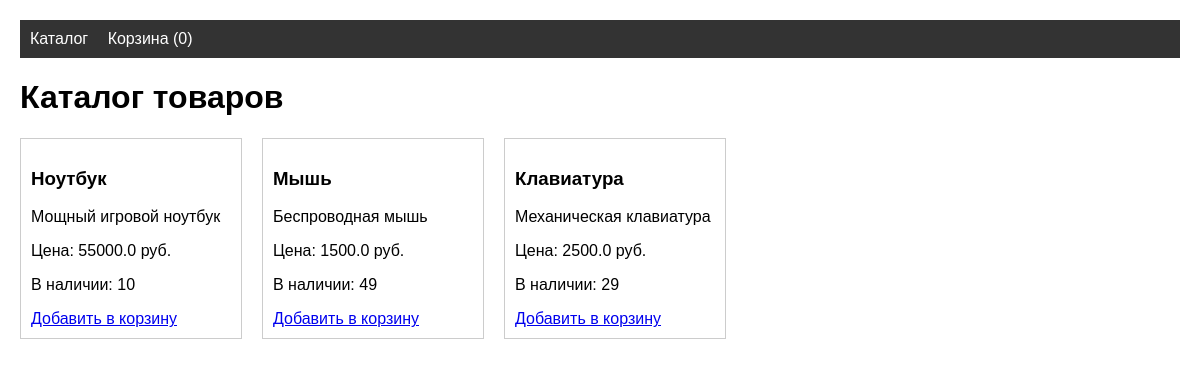
The page / on the database its author committed.
### models.py (models this page shows, shortened)
class Product(db.Model):
    __tablename__ = 'products'
    id = db.Column(db.Integer, primary_key=True)
    name = db.Column(db.String(100), nullable=False)
    price = db.Column(db.Float, nullable=False)
    description = db.Column(db.Text)
    stock = db.Column(db.Integer, default=0)

### app.py (the view)
@app.route('/')
def index():
    products = Product.query.all()
    return render_template('index.html', products=products)

### templates/index.html
{% extends "base.html" %}
{% block content %}
<h1>Каталог товаров</h1>
<div class="products">
    {% for product in products %}
    <div class="product-card">
        <h3>{{ product.name }}</h3>
        <p>{{ product.description }}</p>
        <p>Цена: {{ product.price }} руб.</p>
        <p>В наличии: {{ product.stock }}</p>
        <a href="{{ url_for('add_to_cart', product_id=product.id) }}">Добавить в корзину</a>
    </div>
    {% endfor %}
</div>
{% endblock %}

### templates/base.html (shortened to what this page needs)
<!DOCTYPE html>
<html lang="ru">
<head>
    <link rel="stylesheet" href="{{ url_for('static', filename='style.css') }}">
</head>
<body>
    <nav>
        <a href="{{ url_for('index') }}">Каталог</a>
        <a href="{{ url_for('cart') }}">Корзина ({{ session.get('cart', {})|length }})</a>
    </nav>
    <main>
        {% block content %}{% endblock %}
    </main>
</body>
</html>

### static/style.css (style rules this page uses)
body { font-family: Arial, sans-serif; margin: 20px; }
nav { background: #333; padding: 10px; }
nav a { color: white; margin-right: 15px; text-decoration: none; }
.products { display: flex; gap: 20px; flex-wrap: wrap; }
.product-card { border: 1px solid #ccc; padding: 10px; width: 200px; }

### rows shown on the page
Product: name "Ноутбук", description "Мощный игровой ноутбук", price "55000.0", stock "10"
Product: name "Мышь", description "Беспроводная мышь", price "1500.0", stock "49"
Product: name "Клавиатура", description "Механическая клавиатура", price "2500.0", stock "29"

### other values the page prints
{{ session.get('cart', {})|length }} "0"
